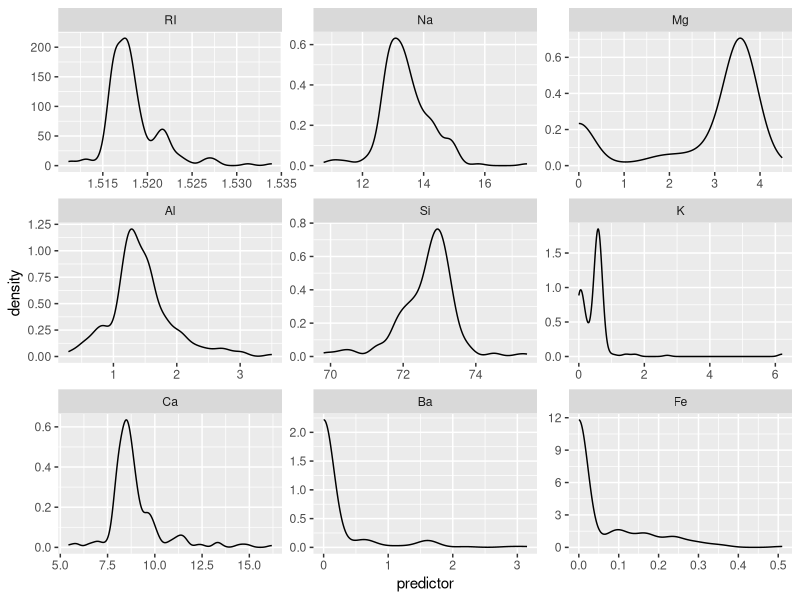
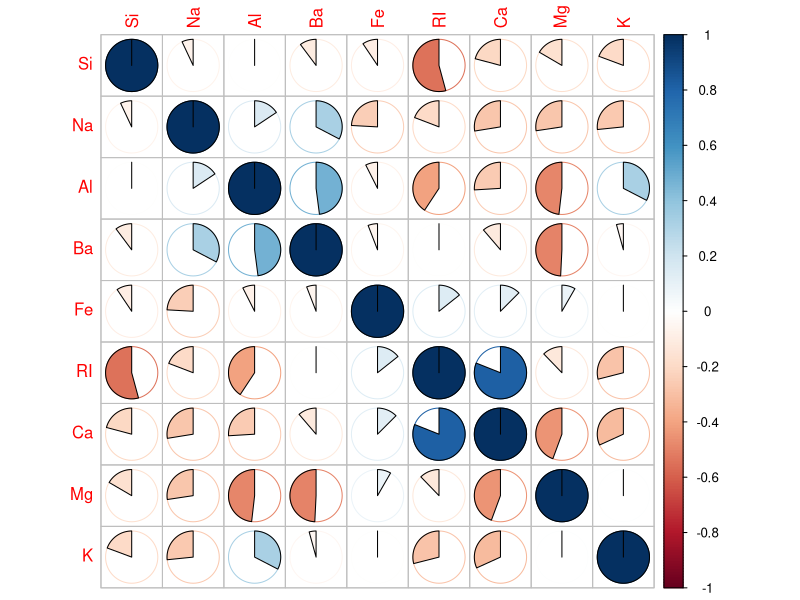
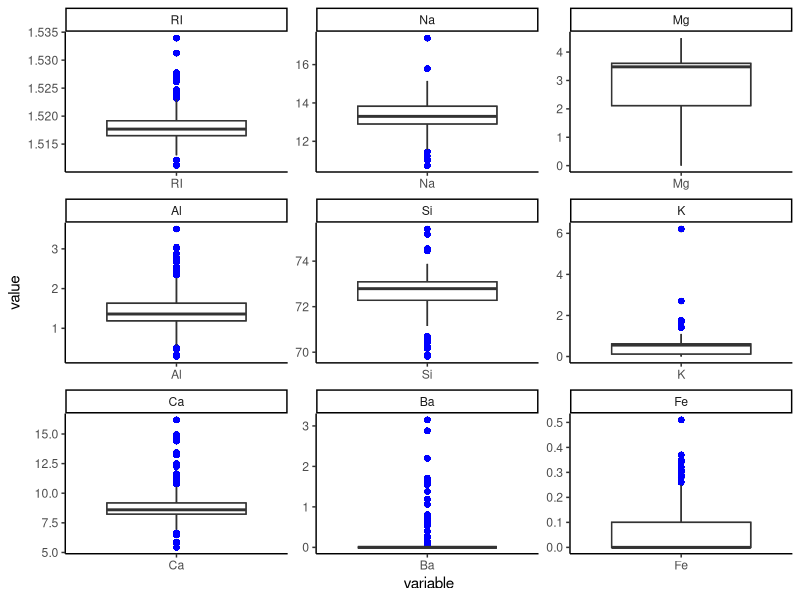

Source code (R) for these figures, in order:
## ---- chunk 1
library(knitr)

knitr::opts_chunk$set(echo = TRUE)

library(mlbench)
library(e1071)
library(reshape2)
library(ggplot2)
library(corrplot)
## ---- chunk 2
data(Glass)
str(Glass)
## ---- chunk 3
# Remove Type column
glassSubset <- subset(Glass, select = -Type)

# Transform to long format
glassMelted <- melt(glassSubset)

ggplot(data=glassMelted, aes(glassMelted$value)) + 
  geom_density() +
  facet_wrap(~variable, scales = "free") +
  xlab("predictor")
## ---- chunk 4
correlations <- cor(glassSubset)
corrplot(correlations, 
         order = "hclust",
         method = "pie",
         addCoefasPercent = TRUE)
## ---- chunk 5
ggplot(glassMelted, aes(x=variable, y=value)) + 
  geom_boxplot() +
  geom_boxplot(outlier.colour="blue", outlier.shape=16,
               outlier.size=2, notch=FALSE) +
  scale_fill_brewer(palette="Blues") +
  facet_wrap(~variable, scales = "free") +
  theme_classic()
## ---- chunk 6
apply(glassSubset, 2, skewness)
